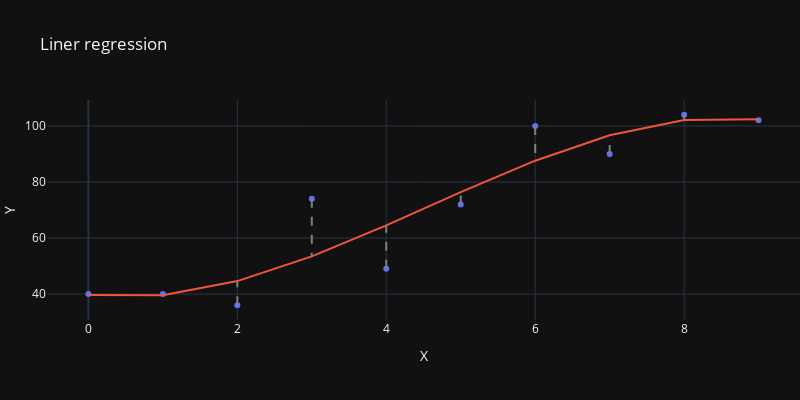

Source (notebook cell):
### Code cell
# third order polynomial
coeff = np.polyfit(x=x, y=y, deg=3)
y_pred = (coeff[0] * x**3) + (coeff[1] * x**2) + (coeff[2] * x**1) + coeff[3]
linear_plot(x, y, y_pred).show()

### Figure 1 — Plotly figure (JSON) as saved in the notebook; plotly's stock layout.template omitted (floating-point values rounded to 4 significant figures)
{"data": [{"mode": "markers", "type": "scatter", "x": [0, 1, 2, 3, 4, 5, 6, 7, 8, 9], "y": [40, 40, 36, 74, 49, 72, 100, 90, 104, 102]}, {"mode": "lines", "type": "scatter", "x": [0, 1, 2, 3, 4, 5, 6, 7, 8, 9], "y": [39.7, 39.55, 44.62, 53.43, 64.52, 76.4, 87.6, 96.66, 102.1, 102.4]}, {"line": {"color": "gray", "dash": "dash"}, "mode": "lines", "type": "scatter", "x": [0, 0], "y": [40, 39.7]}, {"line": {"color": "gray", "dash": "dash"}, "mode": "lines", "type": "scatter", "x": [1, 1], "y": [40, 39.55]}, {"line": {"color": "gray", "dash": "dash"}, "mode": "lines", "type": "scatter", "x": [2, 2], "y": [36, 44.62]}, {"line": {"color": "gray", "dash": "dash"}, "mode": "lines", "type": "scatter", "x": [3, 3], "y": [74, 53.43]}, {"line": {"color": "gray", "dash": "dash"}, "mode": "lines", "type": "scatter", "x": [4, 4], "y": [49, 64.52]}, {"line": {"color": "gray", "dash": "dash"}, "mode": "lines", "type": "scatter", "x": [5, 5], "y": [72, 76.4]}, {"line": {"color": "gray", "dash": "dash"}, "mode": "lines", "type": "scatter", "x": [6, 6], "y": [100, 87.6]}, {"line": {"color": "gray", "dash": "dash"}, "mode": "lines", "type": "scatter", "x": [7, 7], "y": [90, 96.66]}, {"line": {"color": "gray", "dash": "dash"}, "mode": "lines", "type": "scatter", "x": [8, 8], "y": [104, 102.1]}, {"line": {"color": "gray", "dash": "dash"}, "mode": "lines", "type": "scatter", "x": [9, 9], "y": [102, 102.4]}], "layout": {"autosize": false, "height": 400, "margin": {"l": 0, "r": 0}, "showlegend": false, "title": {"text": "Liner regression"}, "width": 800, "xaxis": {"title": {"text": "X"}}, "yaxis": {"title": {"text": "Y"}}}}
